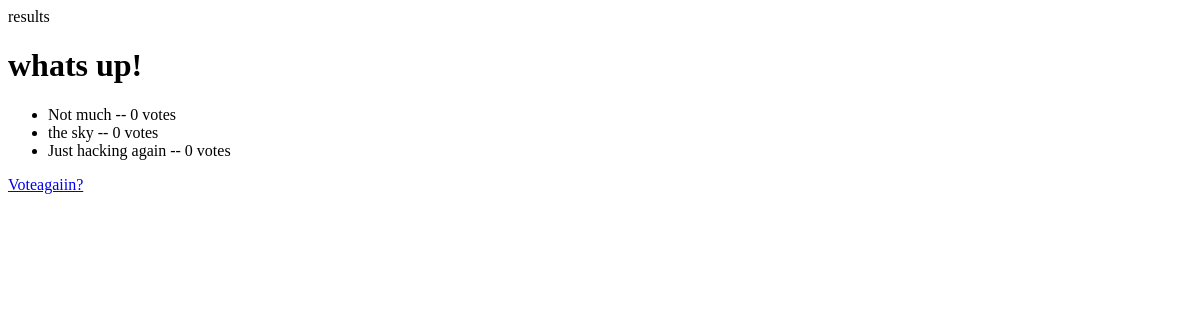
Before: /polls/1/results/ with the older database file.
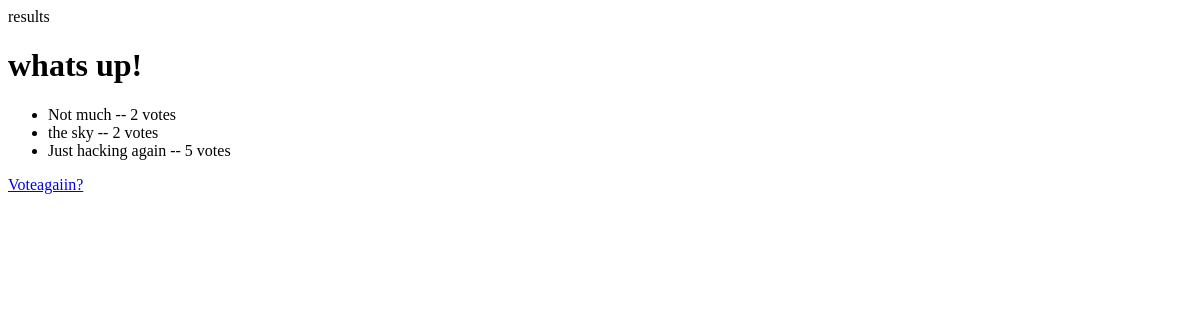
After: the same page with the newer database file.
### polls/models.py (models this page shows, shortened)
class Question(models.Model):
    question_text = models.CharField(max_length=200)
    pub_date = models.DateTimeField("date published")

class Choice(models.Model):
    question = models.ForeignKey(Question, on_delete=models.CASCADE)
    choice_text = models.CharField(max_length=200)
    votes = models.IntegerField(default=0)

### polls/views.py (the view)
# urls.py: path("<int:pk>/results/", views.ResultsView.as_view(), name="results"),
class ResultsView(generic.DetailView):
    model = Question
    template_name = "polls/results.html"
    def get_queryset(self):
        return Question.objects.filter(pub_date__lte=timezone.now())

### polls/templates/polls/results.html
<p1>results</p1>
<h1>{{ question.question_text }}</h1>
<ul>
    {% for choice in question.choice_set.all %}
        <li>{{ choice.choice_text }} -- {{ choice.votes }} vote{{ choice.votes|pluralize }}</li>
    {% endfor %}
</ul>
<a href="{% url 'polls:detail' question.id }">Voteagaiin?</a>

Changed rows visible on the page:
changed Choice "Not much": votes "0" → "2"
changed Choice "the sky": votes "0" → "2"
changed Choice "Just hacking again": votes "0" → "5"
